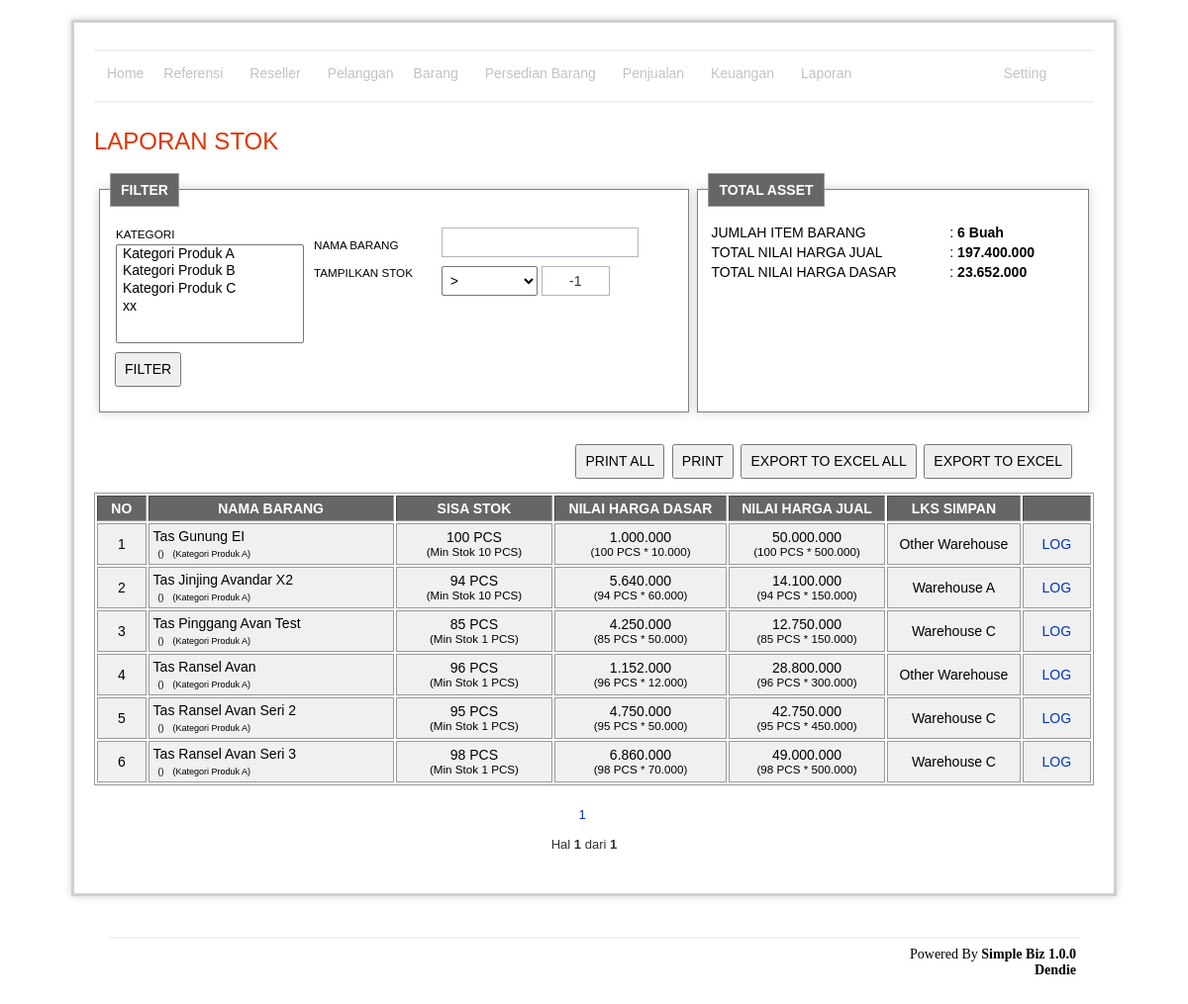
Page /reportStock/index.php (signed in) on the committed database.
### tables this page shows
CREATE TABLE `stuff`  (
  `id` int(11) NOT NULL AUTO_INCREMENT,
  `category_id` int(11) NOT NULL,
  `sku` varchar(255) NULL DEFAULT NULL,
  `name` varchar(255) NULL DEFAULT NULL,
  `nickname` varchar(255) NOT NULL,
  `stock` int(11) NULL DEFAULT NULL,
  `stock_min_alert` int(11) NULL DEFAULT NULL,
  `const_id` int(11) NULL DEFAULT NULL,
  `location_id` int(11) NULL DEFAULT NULL,
  `price` decimal(10, 0) NULL DEFAULT NULL,
  `price_basic` decimal(11, 0) NOT NULL,
  `fee_sales` double NOT NULL,
  `is_hidden` enum('0','1') NOT NULL DEFAULT '0' COMMENT '0=not hidden,1=hidden',
  `is_delete` enum('0','1') NULL DEFAULT '0' COMMENT '0=not delete 1=delete',
  `cost_cs` double NOT NULL,
  `cost_ops` double NOT NULL DEFAULT 0,
  `cost_riset` double NOT NULL DEFAULT 0,
  `cost_adv` double NOT NULL DEFAULT 0,
  `description` tinytext NULL,
  PRIMARY KEY (`id`) USING BTREE
);

### reportStock/indexRead.php (called while the page is built, shortened)
<?php
	include '../lib/connection.php';
	include '../lib/split.class.php';
	$keyword = str_replace(' ','',$_REQUEST['keyword']);
	$operator = isset($_REQUEST['operator']) ? $_REQUEST['operator'] : '2';
	$stock = isset($_REQUEST['stock']) ? $_REQUEST['stock'] : '-1';
	$categoryId = isset($_REQUEST['categoryId']) ? $_REQUEST['categoryId'] : explode(',',$_REQUEST['categoryIdChoose']) ;
	if(count($categoryId) > 0) {
		$categoryIdChoose = '';
		foreach($categoryId as $val) {
			$categoryIdChoose = $categoryIdChoose.$val.',';
		}
		$categoryIdChoose = substr($categoryIdChoose,0,strlen($categoryIdChoose)-1);
	} else {
		$categoryIdChoose = $_REQUEST['categoryIdChoose'] ;
	}
	$where .= strlen($categoryIdChoose) > 0 ? " and category_id in ($categoryIdChoose)" : "  ";
	if($operator == '4') {
		$where .= " and stock_min_alert >= stock ";
	} else {
		if($operator == '2') {
			$operatorStock = '>';
		}
		$where .=  "  and stock $operatorStock $stock ";
	}
	$record = isset($_GET['SplitRecord']) ? strlen($_GET['SplitRecord']) > 0 ? $_GET['SplitRecord'] : 0 : 0;
	$recordMax = isset($_GET['recordMax']) ? strlen($_GET['recordMax']) > 0 ? $_GET['recordMax'] : 25 : 25;
	$query = "select id, name, stock, stock_min_alert, price, price_basic, nickname,
			(select name from location as c where c.id = location_id) as location_name,
			(select name from const as c where c.id = const_id) as const_name,
			(select name from stuff_category as sc where sc.id = category_id) as category_name
		from stuff
		where is_delete = '0'
		  and (replace(name, ' ', '' ) like '%$keyword%' or replace(nickname, ' ', '' ) like '%$keyword%')
		  $where
		order by category_name, name
		limit $record,$recordMax ";
	$data = mysqli_query($con, $query) or die(mysqli_error($con).'asd');
	$query = "select count(id) as total
		from stuff
		where is_delete = '0'
		and (replace(name, ' ', '' ) like '%$keyword%' or replace(nickname, ' ', '' ) like '%$keyword%')
		  $where
		order by name";
	$dataTotal = mysqli_query($con, $query) or die(mysqli_error($con));
	$total = mysqli_fetch_array($dataTotal);
	$split = new Split('index.php',$total['total'],25,25);
	$query = "select count(id) as total
		from stuff
		where is_delete = '0'
		  $where";
	$query = mysqli_query($con, $query) or die(mysqli_error($con));
	$tmp = mysqli_fetch_array($query);
	$dataTotalAssetItem = $tmp['total'];
	$query = "select sum(stock * price) as total,
		sum(stock * price_basic) as total_basic
		from stuff
		where is_delete = '0'
		  $where";
	$query = mysqli_query($con, $query) or die(mysqli_error($con));
	$tmp = mysqli_fetch_array($query);
	$dataTotalAssetValue = $tmp['total'];
	$dataTotalAssetValueBasic = $tmp['total_basic'];
	$query = "select id,name
		from stuff_category
		where is_delete = '0'
		order by name";
	$dataCategory = mysqli_query($con, $query) or die (mysqli_error($con));
?>

### reportStock/index.php (the view, shortened to what this page needs)
	<?php include 'indexRead.php' ?>
	<h1>LAPORAN STOK</h1>
	<table width="100%">
		<tr>
			<td valign="top" width="60%">
				<fieldset style="height:210px">
					<legend><b>FILTER</b></legend>
					<form action="index.php" method="post">
						<table width="100%" border="0">
							<tr>
								<td width="30%" valign="top">
									<table width="100%">
										<tr>
											<td><small>KATEGORI</small></td>
										</tr>
										<tr>
											<td>
												<select name="categoryId[]" style="width:190px; height:100px"  multiple>
													<?php while($val = mysqli_fetch_array($dataCategory)): ?>
														<option <?php echo in_array($val['id'],$categoryId) ? ' selected ' : '' ?> value="<?php echo $val['id'] ?>" <?php echo $val['id'] == (isset($_REQUEST['categoryId']) ? $_REQUEST['categoryId'] : '') ? 'selected' : '' ?>><?php echo $val['name'] ?></option>
													<?php endwhile; ?>
												</select>
											</td>
										</tr>
									</table>
								</td>
								<td valign="top">
									<table width="100%">
										<tr>
											<td width="35%"><small>NAMA BARANG</small></td>
											<td>
												<input name="keyword" type="text" value="<?php echo $_REQUEST['keyword'] ?>" />
											</td>
										</tr>
										<tr>
											<td valign="top"><small>TAMPILKAN STOK</small></td>
											<td valign="top">
												<select name="operator" onchange="operatorSelect(this.value)">
													<option value="2" <?php echo isset($_REQUEST['operator']) ? $_REQUEST['operator']  == '2' ? 'selected' : ''  : '' ?>>></option>
												</select>
												<input style="text-align:center" name="stock" id="stock" type="text" size="4" value="<?php echo isset($_REQUEST['stock']) ? $_REQUEST['stock'] : '-1' ?>" /><br />
											</td>
										</tr>
									</table>
								</td>
							</tr>
							<tr>
								<td colspan="2">
									<input type="submit" value="FILTER" />
								</td>
							</tr>
						</table>
					</form>
				</fieldset>
			</td>
			<td valign="top">
				<fieldset style="height:210px">
					<legend><b>TOTAL ASSET<b></legend>
						<table width="100%">
							<tr>
								<td width="65%">JUMLAH ITEM BARANG</td>
								<td>: <b><?php echo $dataTotalAssetItem ?> Buah</b></td>
							</tr>
							<tr>
								<td>TOTAL NILAI HARGA JUAL</td>
								<td>: <b><?php echo number_format($dataTotalAssetValue,0,'','.') ?></b></td>
							</tr>
							<tr>
								<td>TOTAL NILAI HARGA DASAR</td>
								<td>: <b><?php echo number_format($dataTotalAssetValueBasic,0,'','.') ?></b></td>
							</tr>
						</table>
				</fieldset>
			</td>
		</tr>
	</table>
	<br />
	<?php if(mysqli_num_rows($data) < 1) : ?>
	 	<div class="warning">
			<h3><?php echo message::getMsg('emptySuccess') ?></h3>
		</div>
	<?php else: ?>
		<p style="text-align:right">
			<input type="button" value="PRINT ALL" onclick="window.open('print.php?categoryIdChoose=<?php echo $categoryIdChoose ?>&recordMax=10000&SplitRecord=&keyword=<?php echo $_REQUEST['keyword'] ?>&operator=<?php echo $_REQUEST['operator'] ?>&stock=<?php echo $_REQUEST['stock'] ?>')" />
			<input type="button" value="PRINT" onclick="window.open('print.php?categoryIdChoose=<?php echo $categoryIdChoose ?>&SplitRecord=<?php echo $_REQUEST['SplitRecord'] ?>&keyword=<?php echo $_REQUEST['keyword'] ?>&operator=<?php echo $_REQUEST['operator'] ?>&stock=<?php echo $_REQUEST['stock'] ?>')" />
			<input type="button" value="EXPORT TO EXCEL ALL" onclick="window.open('excel.php?categoryIdChoose=<?php echo $categoryIdChoose ?>&recordMax=10000&SplitRecord=&keyword=<?php echo $_REQUEST['keyword'] ?>&operator=<?php echo $_REQUEST['operator'] ?>&stock=<?php echo $_REQUEST['stock'] ?>')" />
			<input type="button" value="EXPORT TO EXCEL" onclick="window.open('excel.php?categoryIdChoose=<?php echo $categoryIdChoose ?>&SplitRecord=<?php echo $_REQUEST['SplitRecord'] ?>&keyword=<?php echo $_REQUEST['keyword'] ?>&operator=<?php echo $_REQUEST['operator'] ?>&stock=<?php echo $_REQUEST['stock'] ?>')" />
		</p>
		<div id="tbl">
			<table width="100%" border="1">
				<thead>
					<tr>
						<th align="center" width="5%">NO</th>
						<th align="center" width="25%">NAMA BARANG</th>
						<th align="center" width="16%">SISA STOK</th>
						<th align="center" width="%">NILAI HARGA DASAR</th>
						<th align="center" width="%">NILAI HARGA JUAL</th>
						<th align="center" width="%">LKS SIMPAN</th>
						<th align="center" width="7%"></th>
					</tr>
				</thead>
				<tbody>
					<?php $i = isset($_REQUEST['SplitRecord']) ? $_REQUEST['SplitRecord'] + 1  : 1  ?>
					<?php while($val = mysqli_fetch_array($data)): ?>
						<tr>
							<td align="center"><?php echo $i ?></td>
							<td>
								<?php echo $val['name'] ?><br />
								<small style="font-size:9px; padding-left:5px">(<?php echo $val['nickname'] ?>)</small>
								<small style="font-size:9px; padding-left:5px">(<?php echo $val['category_name'] ?>)</small>
							</td>
							<td align="center">
								<?php echo $val['stock'] ?>
								<?php echo $val['const_name'] ?><br />
								<small>(Min Stok <?php echo $val['stock_min_alert'] ?> <?php echo $val['const_name'] ?>)</small>
							</td>
							<td align="center">
								<?php echo number_format(($val['stock'] * $val['price_basic']),0,'','.') ?><br />
								<small>(<?php echo $val['stock'].' '.$val['const_name']  ?> * <?php echo number_format($val['price_basic'],0,'','.') ?>)</small>
							</td>
							<td align="center">
								<?php echo number_format(($val['stock'] * $val['price']),0,'','.') ?><br />
								<small>(<?php echo $val['stock'].' '.$val['const_name']  ?> * <?php echo number_format($val['price'],0,'','.') ?>)</small>
							<td align="center">
								<?php echo $val['location_name'] ?>
							</td>
							<td align="center">
							    <a href="detail.php?stuffId=<?php echo $val['id'] ?>"> LOG </a>
							</td>
						</tr>
					<?php $i++; ?>
					<?php endwhile; ?>
			</table>
			<p style="text-align:center; padding:10px">
				<?php
					echo $split->splitPage($_GET['SplitLanjut'],array('keyword='.$keyword,'operator='.$operator,'stock='.$stock,'categoryIdChoose='.urlencode($categoryIdChoose)));
					echo '<br /><br />';
					echo 'Hal <b>',$split->NoPage($_GET['SplitRecord']),'</b> dari <b>',$split->totalPage().'</b>';
				?>
			</p>
		</div>
	<?php endif; ?>
<?php include '../template/main.php' ?>

### asset/css/style.css (style rules this page uses)
#content p { margin: 12px 20px 12px 0; text-align:left; }
#content h1 { color: #e13300; background-color: transparent; font-weight: normal; font-size: 24px; margin: 10px 0 5px 0; padding: 15px 0 10px 0px; text-align:left; }
table { font-size: 14px; }
#tbl table { border: 1px solid #999; }
#tbl th { font-weight: bold; text-align: center; font-size: 14px; background-color: #666; color: #fff; padding: 4px; }
#tbl td { border: 1px solid #999; font-weight: normal; font-size: 14px; padding: 4px; background-color: #f0f0f0; }
fieldset { border: 1px solid #999; background-color: #ffffff; border: 1px solid gray; -webkit-box-shadow: 0px 0px 10px #D0D0D0; padding: 15px 10px 15px 10px; }
fieldset legend { border: 1px solid #999; font-size: 14px; padding: 8px 10px 8px 10px; background-color: #666; color: #fff; }
form { margin: 0; padding: 0; text-align: left; }
input[type="text"], input[type="password"], textarea { font-size: 14px; color: #333; border: 1px solid #B3B4BD; font-size: 14px; height: 24px; margin: 0px 0px 5px 0px; padding: 2px 8px 2px 8px; height: 30px; }
select { font-size: 14px; height: 30px; padding: 0px 4px 0px 4px; }
input[type="button"], input[type="submit"] { font-size: 14px; height: 35px; padding: 2px 8px 2px 8px; margin: 2px; }

### rows in the picture
stuff: name "Tas Gunung EI", category_name "Kategori Produk A", stock "100", const_name "PCS", stock_min_alert "10", $val['stock'] * $val['price_basic'] "1.000.000", price_basic "10.000", $val['stock'] * $val['price'] "50.000.000", price "500.000", location_name "Other Warehouse"
stuff: name "Tas Jinjing Avandar X2", category_name "Kategori Produk A", stock "94", const_name "PCS", stock_min_alert "10", $val['stock'] * $val['price_basic'] "5.640.000", price_basic "60.000", $val['stock'] * $val['price'] "14.100.000", price "150.000", location_name "Warehouse A"
stuff: name "Tas Pinggang Avan Test", category_name "Kategori Produk A", stock "85", const_name "PCS", stock_min_alert "1", $val['stock'] * $val['price_basic'] "4.250.000", price_basic "50.000", $val['stock'] * $val['price'] "12.750.000", price "150.000", location_name "Warehouse C"
stuff: name "Tas Ransel Avan", category_name "Kategori Produk A", stock "96", const_name "PCS", stock_min_alert "1", $val['stock'] * $val['price_basic'] "1.152.000", price_basic "12.000", $val['stock'] * $val['price'] "28.800.000", price "300.000", location_name "Other Warehouse"
stuff: name "Tas Ransel Avan Seri 2", category_name "Kategori Produk A", stock "95", const_name "PCS", stock_min_alert "1", $val['stock'] * $val['price_basic'] "4.750.000", price_basic "50.000", $val['stock'] * $val['price'] "42.750.000", price "450.000", location_name "Warehouse C"
stuff: name "Tas Ransel Avan Seri 3", category_name "Kategori Produk A", stock "98", const_name "PCS", stock_min_alert "1", $val['stock'] * $val['price_basic'] "6.860.000", price_basic "70.000", $val['stock'] * $val['price'] "49.000.000", price "500.000", location_name "Warehouse C"

### other values in the picture
$dataTotalAssetItem "6"
$dataTotalAssetValue "197.400.000"
$dataTotalAssetValueBasic "23.652.000"
$split->NoPage($_GET['SplitRecord']) "1"
$split->totalPage() "1"
